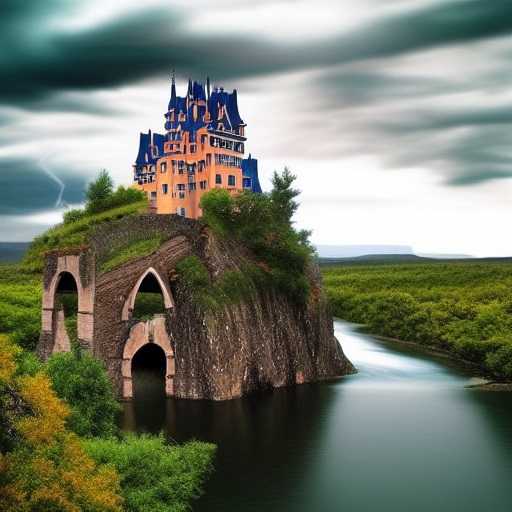
#> input picture DIP/img1.jpg, 512 x 512 px
$ jupyter execute 1a.ipynb
#> lines starting #> are read from the running program, lines starting #| are printed output that depends on the picture
[cell 1]
import cv2
import matplotlib.pyplot as plt

# Load a grayscale image of size 512x512
image_path = "img1.jpg"  # Replace with the path to your image
image = cv2.imread(image_path, cv2.IMREAD_GRAYSCALE)
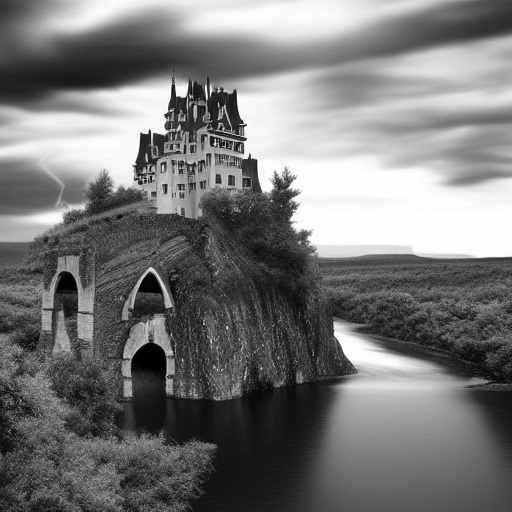
#> image: shape (512, 512); min 0, max 255, mean 119.4

# Display images with decreasing resolution in a grid layout
plt.figure(figsize=(8, 8))
rows, cols = 3, 3  # Arrange images in 2x2 grid
for i in range(6):  # Reduce resolution 4 times
    resized_image = cv2.resize(image, (512 // (2 ** i), 512 // (2 ** i)))
    resized_image = cv2.resize(resized_image, (512, 512), interpolation=cv2.INTER_NEAREST)
    plt.subplot(rows, cols, i + 1)
    plt.imshow(resized_image, cmap='gray')
    plt.title(f"Level {i}")
    plt.axis('off')
#> this loop made 6 passes
#> pass 2, `resized_image = cv2.resize(image, (512 // (2 ** i), 512 // (2 ** i)))`:
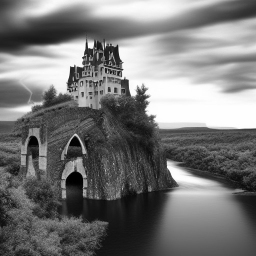
#> resized_image: shape (256, 256); min 0, max 255, mean 119.6
#> pass 3, `resized_image = cv2.resize(image, (512 // (2 ** i), 512 // (2 ** i)))`:
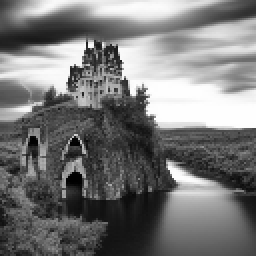
#> resized_image: shape (128, 128) (shown 2 times larger); min 0, max 254, mean 119.5
#> pass 3, `resized_image = cv2.resize(resized_image, (512, 512), interpolation=cv..`:
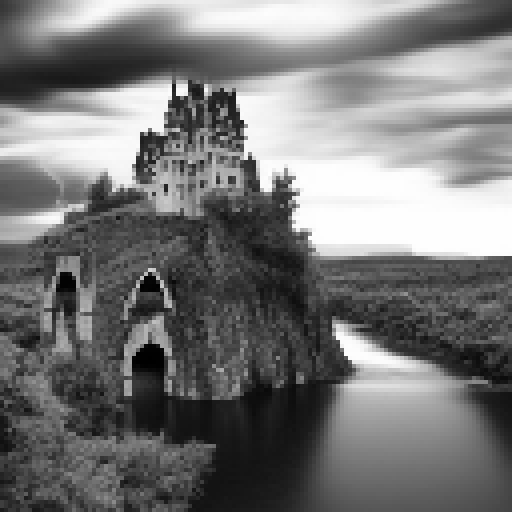
#> resized_image: shape (512, 512); min 0, max 254, mean 119.5

plt.tight_layout()
plt.show()
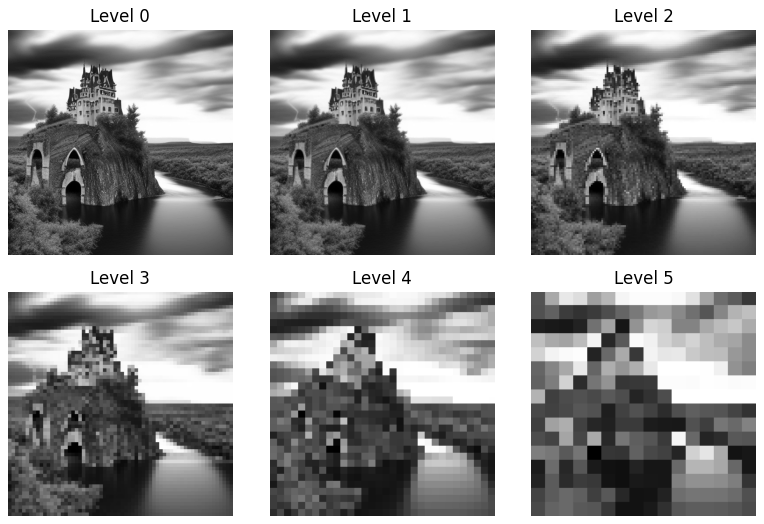
#> figure drawn by matplotlib, 6 panels

$ run again, with DIP/img2.jpg copied over DIP/img1.jpg
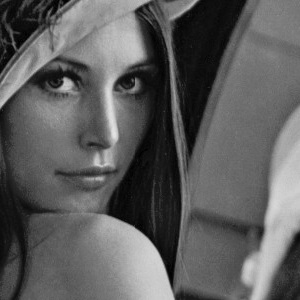
#> input picture DIP/img2.jpg, 300 x 300 px
#> image is the input picture: shape (300, 300); min 0, max 228, mean 93.3
#> the loop `for i in range(6):` made 6 passes
#> pass 3, `resized_image = cv2.resize(image, (512 // (2 ** i), 512 // (2 ** i)))`:
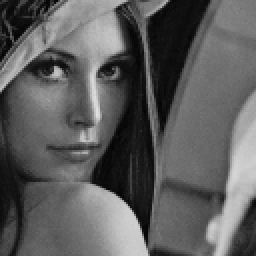
#> resized_image: shape (128, 128) (shown 2 times larger); min 0, max 225, mean 93.1
